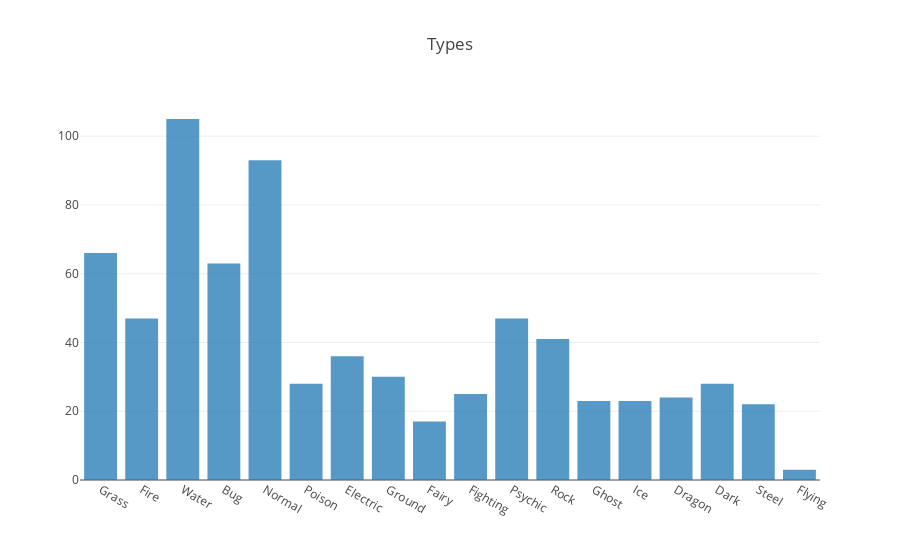

This figure's notebook cell:
### Markdown cell above
## Histogram

### Code cell
types=go.Histogram(
    x=df['Type_1'], 
    opacity=0.75,
    marker=dict(color='##AGD7E0')
)

data = [types]
layout = go.Layout(title='Types',
                  #bargroupgap=0,
                  #bargap=0.2
                  )
fig = go.Figure(data=data, layout=layout)
plotly.offline.iplot(fig,filename='histogram');

### Figure 1 — Plotly figure (JSON) as saved in the notebook; plotly's stock layout.template omitted (floating-point values rounded to 4 significant figures; data arrays with more than 128 entries replaced by an {"elided": "..."} marker saying what was removed)
{"data": [{"marker": {"color": "##AGD7E0"}, "opacity": 0.75, "type": "histogram", "x": {"elided": "721 str values"}}], "layout": {"title": "Types"}}
